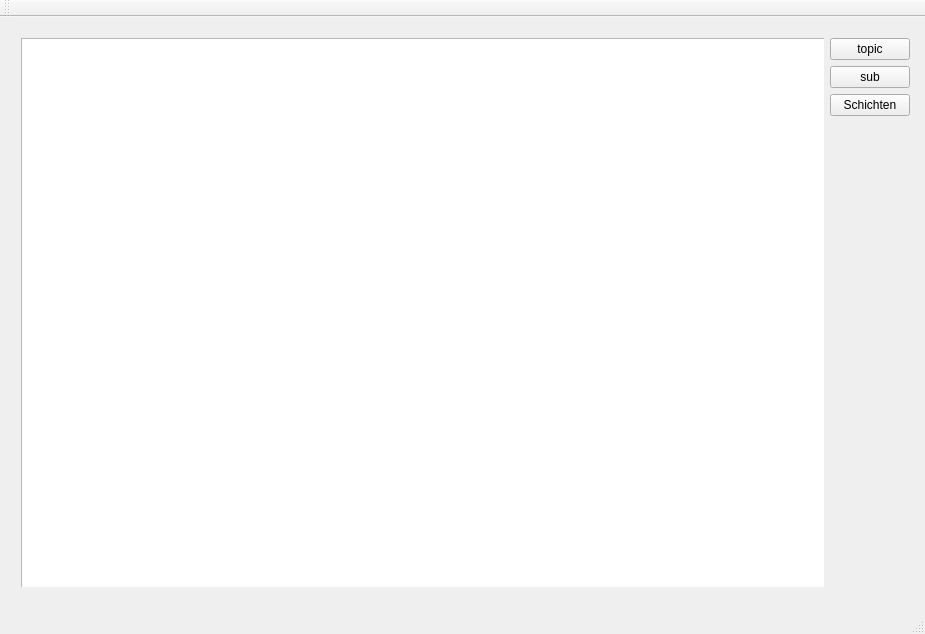
<?xml version="1.0" encoding="UTF-8"?>
<ui version="4.0">
 <class>MainWindow</class>
 <widget class="QMainWindow" name="MainWindow">
  <property name="geometry">
   <rect>
    <x>0</x>
    <y>0</y>
    <width>925</width>
    <height>634</height>
   </rect>
  </property>
  <property name="windowTitle">
   <string>MainWindow</string>
  </property>
  <widget class="QWidget" name="centralWidget">
   <widget class="QWidget" name="verticalLayoutWidget">
    <property name="geometry">
     <rect>
      <x>10</x>
      <y>10</y>
      <width>911</width>
      <height>571</height>
     </rect>
    </property>
    <layout class="QVBoxLayout" name="verticalLayout">
     <item>
      <layout class="QHBoxLayout" name="horizontalLayout">
       <item>
        <widget class="QStackedWidget" name="stackedWidget">
         <property name="currentIndex">
          <number>1</number>
         </property>
         <widget class="QWidget" name="page_0">
          <widget class="QTreeWidget" name="treeWidget">
           <property name="geometry">
            <rect>
             <x>-10</x>
             <y>-4</y>
             <width>841</width>
             <height>571</height>
            </rect>
           </property>
           <property name="autoFillBackground">
            <bool>false</bool>
           </property>
           <property name="editTriggers">
            <set>QAbstractItemView::DoubleClicked|QAbstractItemView::EditKeyPressed|QAbstractItemView::SelectedClicked</set>
           </property>
           <property name="columnCount">
            <number>5</number>
           </property>
           <column>
            <property name="text">
             <string notr="true">1</string>
            </property>
           </column>
           <column>
            <property name="text">
             <string notr="true">2</string>
            </property>
           </column>
           <column>
            <property name="text">
             <string notr="true">3</string>
            </property>
           </column>
           <column>
            <property name="text">
             <string notr="true">4</string>
            </property>
           </column>
           <column>
            <property name="text">
             <string>5</string>
            </property>
           </column>
          </widget>
         </widget>
         <widget class="QWidget" name="page_1">
          <widget class="QTableWidget" name="tableWidget">
           <property name="geometry">
            <rect>
             <x>0</x>
             <y>0</y>
             <width>821</width>
             <height>561</height>
            </rect>
           </property>
          </widget>
         </widget>
        </widget>
       </item>
       <item>
        <layout class="QVBoxLayout" name="verticalLayout_2">
         <item>
          <widget class="QPushButton" name="pushButton">
           <property name="text">
            <string>topic</string>
           </property>
          </widget>
         </item>
         <item>
          <widget class="QPushButton" name="add_point">
           <property name="text">
            <string>sub</string>
           </property>
          </widget>
         </item>
         <item>
          <widget class="QPushButton" name="pushButton_2">
           <property name="text">
            <string>Schichten</string>
           </property>
          </widget>
         </item>
         <item>
          <spacer name="verticalSpacer">
           <property name="orientation">
            <enum>Qt::Vertical</enum>
           </property>
           <property name="sizeHint" stdset="0">
            <size>
             <width>20</width>
             <height>40</height>
            </size>
           </property>
          </spacer>
         </item>
        </layout>
       </item>
      </layout>
     </item>
    </layout>
   </widget>
  </widget>
  <widget class="QMenuBar" name="menuBar">
   <property name="geometry">
    <rect>
     <x>0</x>
     <y>0</y>
     <width>925</width>
     <height>21</height>
    </rect>
   </property>
  </widget>
  <widget class="QToolBar" name="mainToolBar">
   <attribute name="toolBarArea">
    <enum>TopToolBarArea</enum>
   </attribute>
   <attribute name="toolBarBreak">
    <bool>false</bool>
   </attribute>
  </widget>
  <widget class="QStatusBar" name="statusBar"/>
 </widget>
 <layoutdefault spacing="6" margin="11"/>
 <resources/>
 <connections/>
</ui>
